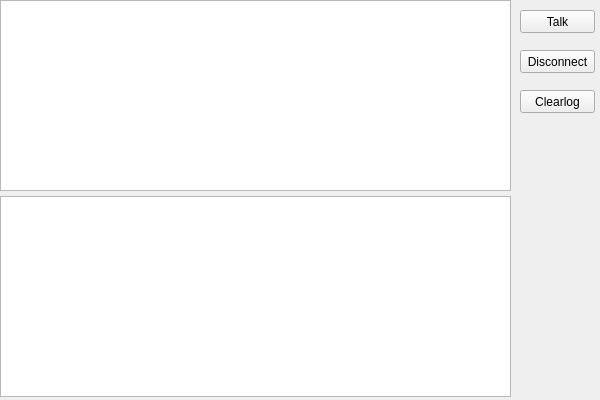
<?xml version="1.0" encoding="UTF-8"?>
<ui version="4.0">
 <class>PeerClientUIClass</class>
 <widget class="QMainWindow" name="PeerClientUIClass">
  <property name="geometry">
   <rect>
    <x>0</x>
    <y>0</y>
    <width>600</width>
    <height>400</height>
   </rect>
  </property>
  <property name="minimumSize">
   <size>
    <width>600</width>
    <height>400</height>
   </size>
  </property>
  <property name="maximumSize">
   <size>
    <width>600</width>
    <height>400</height>
   </size>
  </property>
  <property name="windowTitle">
   <string>PeerClientUI</string>
  </property>
  <property name="windowIcon">
   <iconset resource="peerclientui.qrc">
    <normaloff>:/PeerClientUI/Resources/wlm.ico</normaloff>:/PeerClientUI/Resources/wlm.ico</iconset>
  </property>
  <property name="iconSize">
   <size>
    <width>36</width>
    <height>36</height>
   </size>
  </property>
  <widget class="QWidget" name="centralWidget">
   <widget class="QStackedWidget" name="stackedWidget">
    <property name="geometry">
     <rect>
      <x>0</x>
      <y>-20</y>
      <width>600</width>
      <height>420</height>
     </rect>
    </property>
    <property name="sizePolicy">
     <sizepolicy hsizetype="Fixed" vsizetype="Fixed">
      <horstretch>0</horstretch>
      <verstretch>0</verstretch>
     </sizepolicy>
    </property>
    <property name="currentIndex">
     <number>1</number>
    </property>
    <widget class="QWidget" name="page">
     <widget class="QLineEdit" name="server_lineEdit">
      <property name="geometry">
       <rect>
        <x>200</x>
        <y>190</y>
        <width>251</width>
        <height>20</height>
       </rect>
      </property>
     </widget>
     <widget class="QLineEdit" name="port_lineEdit">
      <property name="geometry">
       <rect>
        <x>200</x>
        <y>240</y>
        <width>113</width>
        <height>20</height>
       </rect>
      </property>
     </widget>
     <widget class="QLabel" name="server_label">
      <property name="geometry">
       <rect>
        <x>140</x>
        <y>190</y>
        <width>54</width>
        <height>12</height>
       </rect>
      </property>
      <property name="text">
       <string>server:</string>
      </property>
     </widget>
     <widget class="QLabel" name="port_label">
      <property name="geometry">
       <rect>
        <x>140</x>
        <y>240</y>
        <width>54</width>
        <height>20</height>
       </rect>
      </property>
      <property name="text">
       <string>port:</string>
      </property>
     </widget>
     <widget class="QPushButton" name="ConnectButton">
      <property name="geometry">
       <rect>
        <x>200</x>
        <y>280</y>
        <width>75</width>
        <height>23</height>
       </rect>
      </property>
      <property name="text">
       <string>Connect</string>
      </property>
     </widget>
    </widget>
    <widget class="QWidget" name="page_2">
     <widget class="QListView" name="peerlistView">
      <property name="geometry">
       <rect>
        <x>0</x>
        <y>20</y>
        <width>511</width>
        <height>191</height>
       </rect>
      </property>
     </widget>
     <widget class="QPushButton" name="talkButton">
      <property name="geometry">
       <rect>
        <x>520</x>
        <y>30</y>
        <width>75</width>
        <height>23</height>
       </rect>
      </property>
      <property name="text">
       <string>Talk</string>
      </property>
     </widget>
     <widget class="QPushButton" name="disconnectButton">
      <property name="geometry">
       <rect>
        <x>520</x>
        <y>70</y>
        <width>75</width>
        <height>23</height>
       </rect>
      </property>
      <property name="text">
       <string>Disconnect</string>
      </property>
     </widget>
     <widget class="QPushButton" name="clearlogButton">
      <property name="geometry">
       <rect>
        <x>520</x>
        <y>110</y>
        <width>75</width>
        <height>23</height>
       </rect>
      </property>
      <property name="text">
       <string>Clearlog</string>
      </property>
     </widget>
     <widget class="QTextEdit" name="logtextEdit">
      <property name="geometry">
       <rect>
        <x>0</x>
        <y>216</y>
        <width>511</width>
        <height>201</height>
       </rect>
      </property>
      <property name="readOnly">
       <bool>true</bool>
      </property>
     </widget>
    </widget>
   </widget>
  </widget>
 </widget>
 <layoutdefault spacing="6" margin="11"/>
 <resources>
  <include location="peerclientui.qrc"/>
 </resources>
 <connections/>
</ui>
